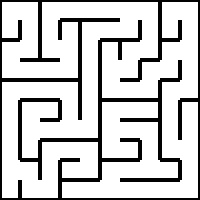
#> input picture example/maze2.jpg, 200 x 200 px
$ python MazeReader.py
#> lines starting #> are read from the running program, lines starting #| are printed output that depends on the picture; after the words box and inside, x2 and y2 are one past the last pixel; in counts of white or black regions, pixels touching at a corner belong together
import cv2
import os
import numpy as np

IMG_PATH = os.path.join(os.path.dirname(__file__), "../example/maze2.jpg")
N = 33
M = 15


class MazeReader:
    """Converts an image of a maze into a string representation of the maze."""
    def __init__(self, img_path: str, N: int = 33, m: int = 15):
        self.img_path = img_path
        self.img = self.load_and_format_image(img_path)
        self.N = N
        self.m = m

    def load_and_format_image(self, img_path: str):
#> called with img_path = 'bfs_maze_solver/../example/maze2.jpg'
        img = cv2.imread(img_path, 0)
#> img is the input picture: shape (200, 200); min 0, max 255, mean 205.1
        img = cv2.resize(img, (495, 495))
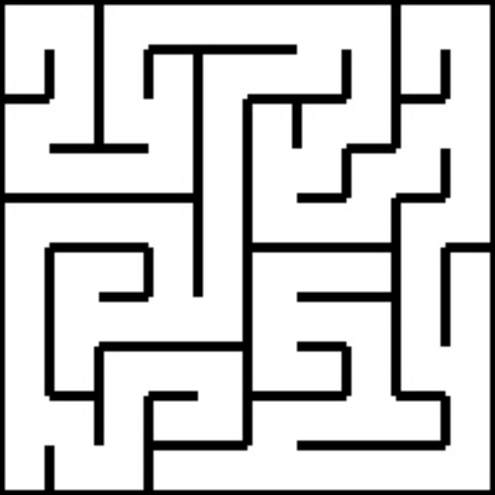
#> img: shape (495, 495); min 0, max 255, mean 205.1
        _, img = cv2.threshold(img, 0, 255, cv2.THRESH_BINARY + cv2.THRESH_OTSU)
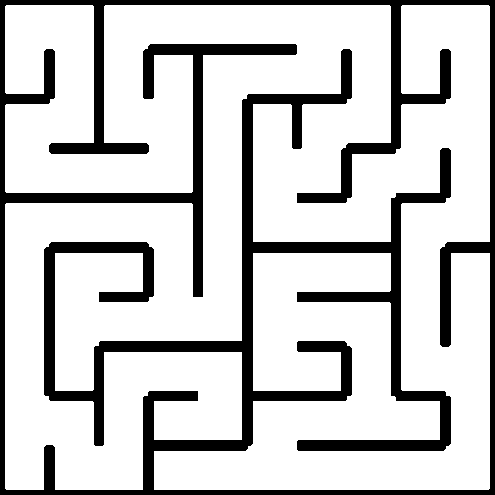
#> img: shape (495, 495); 79.4% white; 1 black region, box (x1, y1, x2, y2) and area: (0, 0, 495, 495) 50477
        return img

    def convert(self) -> str:
        (
            maze,
            white_cells,
            black_cells,
            thick_walls,
            thin_walls,
        ) = self.calculate_cells_and_walls()
        wall_thickness = "thick" if thick_walls > thin_walls else "thin"
        maze = self.adjust_maze_colors(maze, white_cells, black_cells, wall_thickness)
        return maze

    def calculate_cells_and_walls(self) -> (str, int, int, int, int):
        maze = ""
        white_cells = black_cells = thick_walls = thin_walls = 0
        for i in range(self.N):
            for j in range(self.N):
                val, cell = self.calculate_cell_value(i, j)
                maze += "{} ".format(cell)
                white_cells, black_cells = self.update_cell_counts(
                    cell, white_cells, black_cells
                )
                larger_area_val = self.calculate_larger_area_value(i, j)
                thick_walls, thin_walls = self.update_wall_counts(
                    larger_area_val, thick_walls, thin_walls
                )
            maze += "\n"
#> this loop made 33 passes
        return maze, white_cells, black_cells, thick_walls, thin_walls

    def calculate_cell_value(self, i: int, j: int) -> (int, int):
        val = int(
            self.img[
                i * self.m : (i + 1) * self.m, j * self.m : (j + 1) * self.m
            ].mean()
        )
        cell = 1 if val > 127 else 0
        return val, cell

    def update_cell_counts(
        self, cell: int, white_cells: int, black_cells: int
    ) -> (int, int):
        if cell == 1:
            white_cells += 1
        else:
            black_cells += 1
        return white_cells, black_cells

    def calculate_larger_area_value(self, i: int, j: int) -> int:
        return int(
            self.img[
                max(0, (i - 1) * self.m) : min((i + 2) * self.m, self.img.shape[0]),
                max(0, (j - 1) * self.m) : min((j + 2) * self.m, self.img.shape[1]),
            ].mean()
        )

    def update_wall_counts(
        self, larger_area_val: int, thick_walls: int, thin_walls: int
    ) -> (int, int):
        if larger_area_val < 127:
            thick_walls += 1
        else:
            thin_walls += 1
        return thick_walls, thin_walls

    def adjust_maze_colors(
        self, maze: str, white_cells: int, black_cells: int, wall_thickness: int
    ) -> str:
        if white_cells > black_cells:
            maze = self.swap_colors(maze)
        if wall_thickness == "thick":
            maze = self.swap_colors(maze)
        return maze

    def swap_colors(self, maze: str) -> str:
        return maze.replace("0", "2").replace("1", "0").replace("2", "1")

    def show(self, border: bool = True):
        maze = self.create_maze_array(border)
        maze_resized = self.resize_maze(maze)
        self.display_maze(maze_resized)

    def create_maze_array(self, border: bool) -> np.uint8:
#> called with border = True
        if border:
            maze = np.array(
                [
                    list(map(int, x.strip().split(" ")))
                    for x in self.convert().split("\n")
                    if x
                ]
            )
#> maze: shape (33, 33) int64; values 0 (black) and 1 (white), 19.8% white in thin lines or dots
            return self.add_border(maze)
#> in add_border, `maze[0] = [1 for i in maze[0]]`:
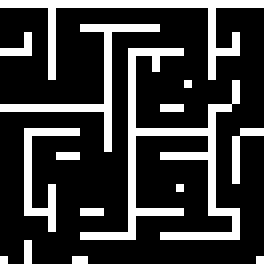
#> maze: shape (33, 33) int64 (shown 8 times larger); values 0 (black) and 1 (white), 22.5% white in thin lines or dots
#> in add_border, `maze[-1] = [1 for i in maze[-1]]`:
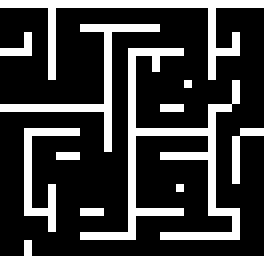
#> maze: shape (33, 33) int64 (shown 8 times larger); values 0 (black) and 1 (white), 25.1% white in thin lines or dots
#> the loop in add_border, `for i in maze:` made 33 passes
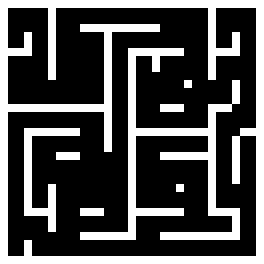
#> returned value: shape (33, 33) int64 (shown 8 times larger); values 0 (black) and 1 (white), 30.5% white in thin lines or dots

        return np.array(
            [
                list(map(int, x.strip().split(" ")))
                for x in self.convert().split("\n")
                if x
            ]
        )

    def resize_maze(self, maze: np.uint8):
        maze_resized = np.repeat(maze, 15, axis=0)
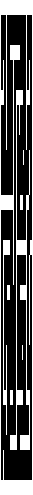
#> maze_resized: shape (495, 33) int64; values 0 (black) and 1 (white), 30.5% white; 8 white regions (2 under 20 px), largest, box (x1, y1, x2, y2) and area: (0, 0, 33, 495) 3045, (10, 90, 30, 450) 1395, (3, 240, 10, 435) 375, (20, 195, 23, 210) 45, (7, 285, 10, 300) 45, (10, 390, 13, 405) 45
        maze_resized = np.repeat(maze_resized, 15, axis=1)
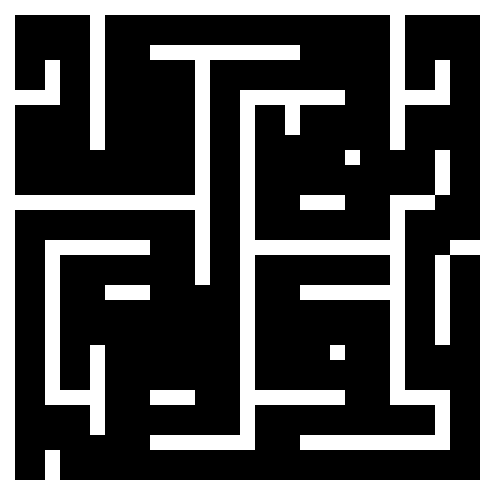
#> maze_resized: shape (495, 495) int64; values 0 (black) and 1 (white), 30.5% white; 8 white regions, largest, box (x1, y1, x2, y2) and area: (0, 0, 495, 495) 45675, (150, 90, 450, 450) 20925, (45, 240, 150, 435) 5625
        maze_resized = maze_resized.astype(np.uint8) * 255  # 0 is black, 255 is white
        return 255 - maze_resized

    def display_maze(self, maze_resized):
        cv2.imshow("Maze Preview", maze_resized)
        cv2.waitKey(0)
        cv2.destroyAllWindows()

    def add_border(self, maze: np.uint8) -> np.uint8:
        x = 1
        y = self.N - 1
        maze[0] = [1 for i in maze[0]]
        maze[-1] = [1 for i in maze[-1]]
        for i in maze:
            i[0] = 1
            i[-1] = 1

        return maze


if __name__ == "__main__":
    rm = MazeReader(IMG_PATH, N, M)
    print(rm.convert())
    rm.show(border=True)

$ run again, with example/maze0.jpg copied over example/maze2.jpg
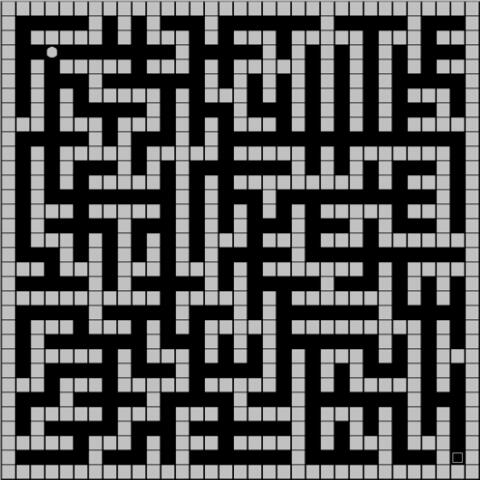
#> input picture example/maze0.jpg, 480 x 480 px
#> in load_and_format_image, img is the input picture: shape (480, 480); min 0, max 216, mean 88
#> in load_and_format_image, `_, img = cv2.threshold(img, 0, 255, cv2.THRESH_BINARY + cv2.THRESH_OTSU)`:
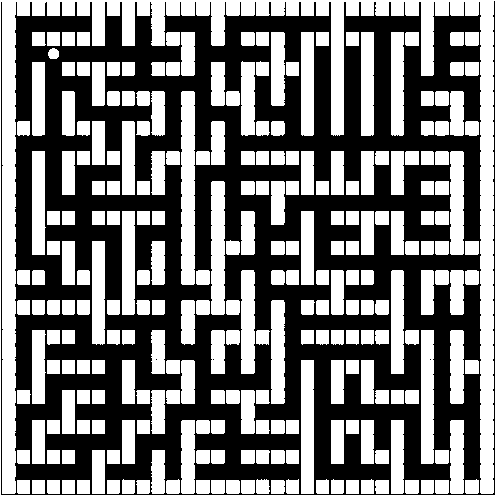
#> img: shape (495, 495); 46.5% white; 249 white regions, largest, box (x1, y1, x2, y2) and area: (0, 0, 495, 495) 24750, (181, 91, 195, 285) 2672, (211, 181, 225, 315) 1846
#> the loop in calculate_cells_and_walls, `for i in range(self.N):` made 33 passes
#> maze: shape (33, 33) int64; values 0 (black) and 1 (white), 53.1% white; black in thin lines or dots, all inside (x1, y1, x2, y2) = (1, 1, 32, 32)
#> the loop in add_border, `for i in maze:` made 33 passes
#> in resize_maze, `maze_resized = np.repeat(maze_resized, 15, axis=1)`:
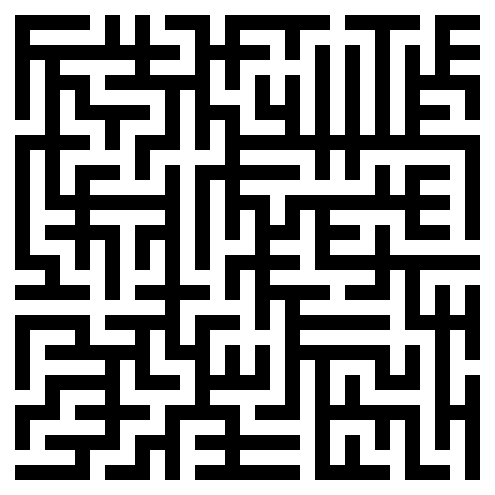
#> maze_resized: shape (495, 495) int64; values 0 (black) and 1 (white), 53.1% white; 1 black region, box (x1, y1, x2, y2) and area: (15, 15, 480, 480) 114975

$ run again, with example/maze1.jpg copied over example/maze2.jpg
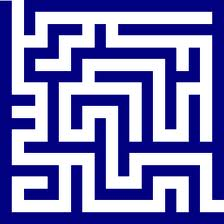
#> input picture example/maze1.jpg, 224 x 224 px
#> in load_and_format_image, `_, img = cv2.threshold(img, 0, 255, cv2.THRESH_BINARY + cv2.THRESH_OTSU)`:
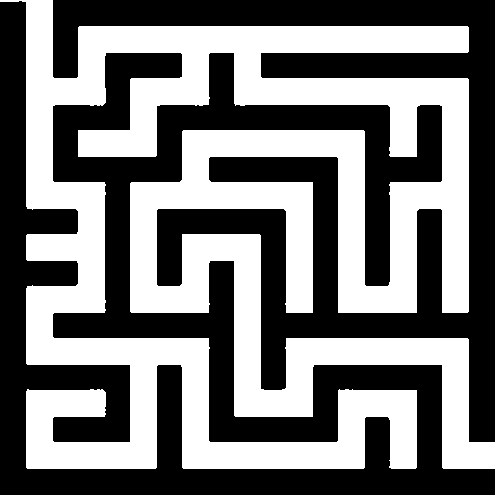
#> img: shape (495, 495); 46.8% white; 1 white region, box (x1, y1, x2, y2) and area: (0, 0, 495, 469) 114666
#> the loop in calculate_cells_and_walls, `for i in range(self.N):` made 33 passes
#> the loop in add_border, `for i in maze:` made 33 passes
#> in resize_maze, `maze_resized = np.repeat(maze_resized, 15, axis=1)`:
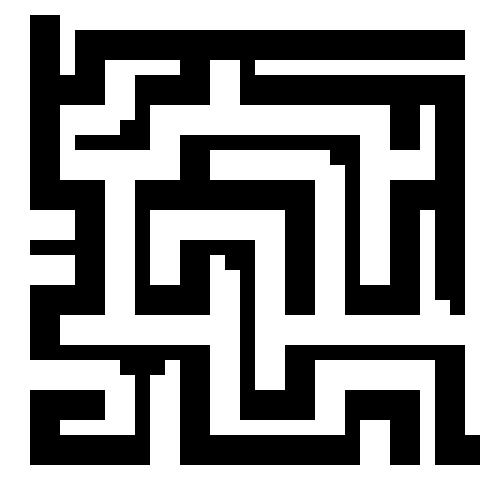
#> maze_resized: shape (495, 495) int64; values 0 (black) and 1 (white), 57.1% white; 1 black region, box (x1, y1, x2, y2) and area: (30, 15, 480, 465) 105075
